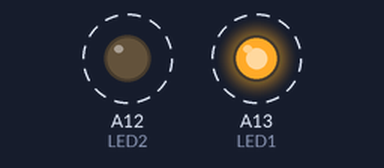
The sketch below on a simulated Arduino Mega 2560, built with avr-gcc and run on an emulated ATmega2560. On the bench: output pins drawn as LEDs (lit = HIGH). Dashed ring = blinking.

Above: at 0.2 s.
Timing chart, 0 to 3.0 s (numbered marks = the images above):
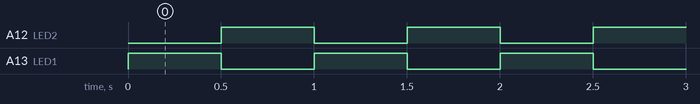

The sketch:

2_LED.ino
```cpp
#define LED1 A13 // Output to LED on GPIO32
#define LED2 A12 // Output to LED on GPIO33
void setup() {
  pinMode(LED1, OUTPUT);
  pinMode(LED2, OUTPUT);
  //Serial.begin(9600);
  // put your setup code here, to run once:
}

void loop() {
  digitalWrite(LED1, HIGH);
  digitalWrite(LED2, LOW);
  delay(500);
  digitalWrite(LED2, HIGH);
  digitalWrite(LED1, LOW);
  delay(500);
  // put your main code here, to run repeatedly:
  Serial.println(digitalRead(LED1));
  Serial.println(digitalRead(LED2));
}
```

Measured:
- by itself, A12 (LED2), A13 (LED1): alternates HIGH for 0.50 s and LOW for 0.50 s
